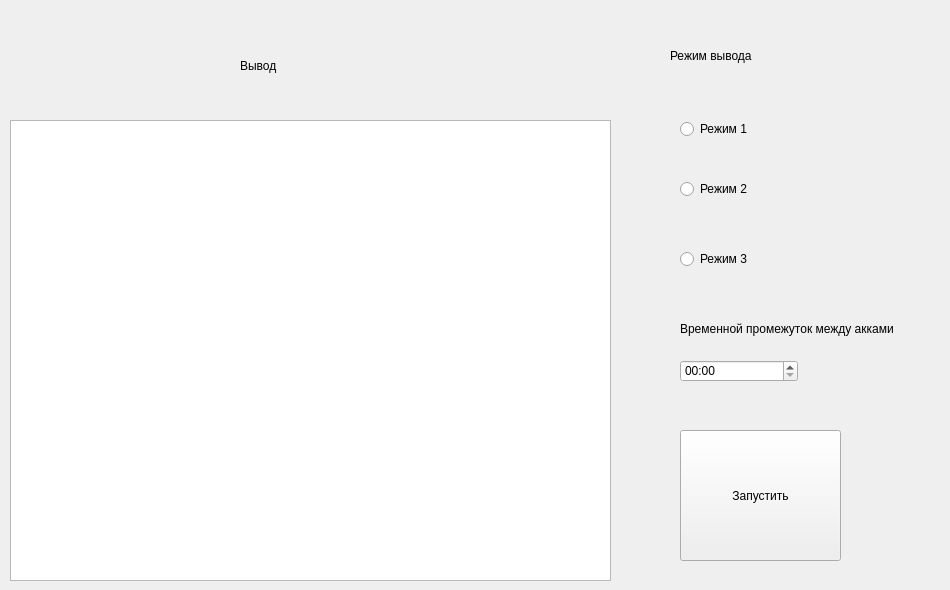
                     <widget class="QWidget" name="withdraw">
                      <widget class="QTableView" name="withdraw_tableView">
                       <property name="geometry">
                        <rect>
                         <x>10</x>
                         <y>120</y>
                         <width>601</width>
                         <height>461</height>
                        </rect>
                       </property>
                      </widget>
                      <widget class="QLabel" name="label_3">
                       <property name="geometry">
                        <rect>
                         <x>240</x>
                         <y>30</y>
                         <width>101</width>
                         <height>71</height>
                        </rect>
                       </property>
                       <property name="text">
                        <string>Вывод</string>
                       </property>
                      </widget>
                      <widget class="QLabel" name="label_4">
                       <property name="geometry">
                        <rect>
                         <x>670</x>
                         <y>20</y>
                         <width>101</width>
                         <height>71</height>
                        </rect>
                       </property>
                       <property name="text">
                        <string>Режим вывода</string>
                       </property>
                      </widget>
                      <widget class="QRadioButton" name="radioButton">
                       <property name="geometry">
                        <rect>
                         <x>680</x>
                         <y>120</y>
                         <width>83</width>
                         <height>18</height>
                        </rect>
                       </property>
                       <property name="text">
                        <string>Режим 1</string>
                       </property>
                      </widget>
                      <widget class="QRadioButton" name="radioButton_2">
                       <property name="geometry">
                        <rect>
                         <x>680</x>
                         <y>180</y>
                         <width>83</width>
                         <height>18</height>
                        </rect>
                       </property>
                       <property name="text">
                        <string>Режим 2</string>
                       </property>
                      </widget>
                      <widget class="QRadioButton" name="radioButton_3">
                       <property name="geometry">
                        <rect>
                         <x>680</x>
                         <y>250</y>
                         <width>83</width>
                         <height>18</height>
                        </rect>
                       </property>
                       <property name="text">
                        <string>Режим 3</string>
                       </property>
                      </widget>
                      <widget class="QPushButton" name="launch_withdraw_btn">
                       <property name="geometry">
                        <rect>
                         <x>680</x>
                         <y>430</y>
                         <width>161</width>
                         <height>131</height>
                        </rect>
                       </property>
                       <property name="text">
                        <string>Запустить</string>
                       </property>
                      </widget>
                      <widget class="QTimeEdit" name="withdraw_timeEdit">
                       <property name="geometry">
                        <rect>
                         <x>680</x>
                         <y>360</y>
                         <width>118</width>
                         <height>22</height>
                        </rect>
                       </property>
                       <property name="displayFormat">
                        <string>mm:ss</string>
                       </property>
                      </widget>
                      <widget class="QLabel" name="label_5">
                       <property name="geometry">
                        <rect>
                         <x>680</x>
                         <y>303</y>
                         <width>261</width>
                         <height>51</height>
                        </rect>
                       </property>
                       <property name="text">
                        <string>Временной промежуток между акками</string>
                       </property>
                      </widget>
                     </widget>
